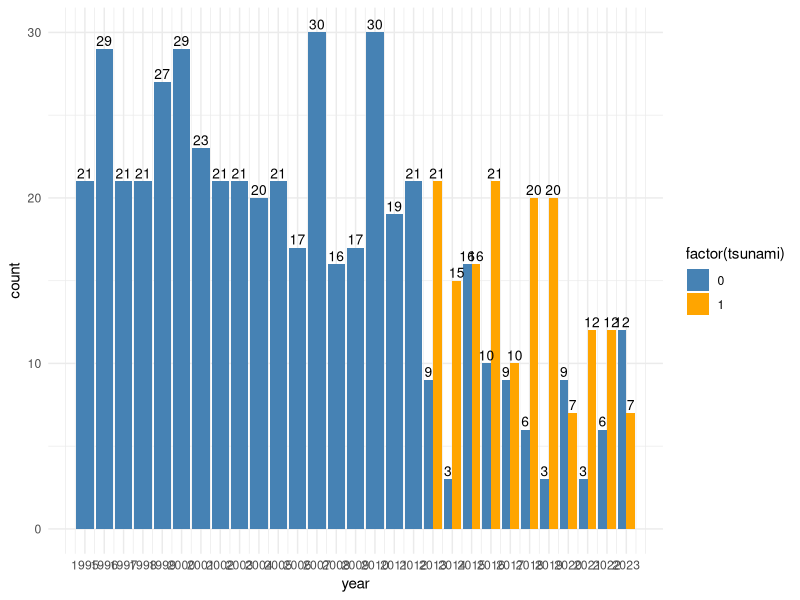
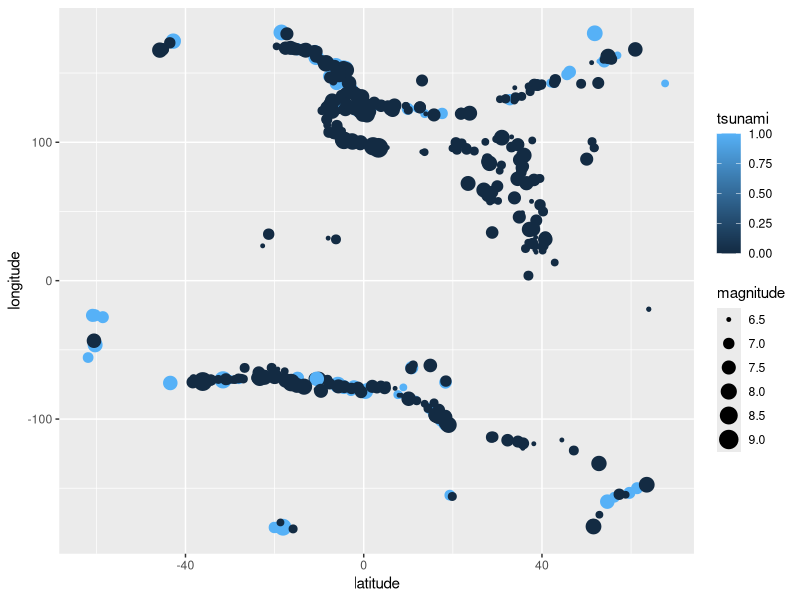
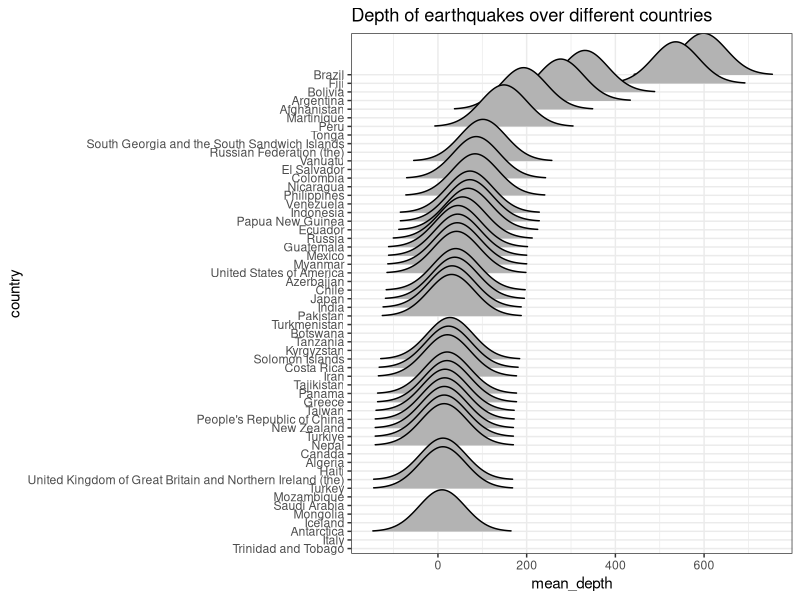
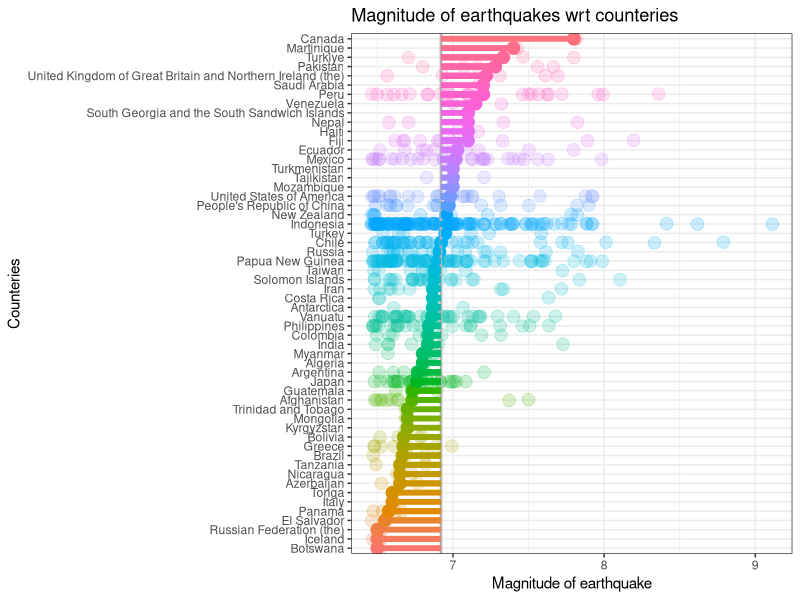

Recreate these plots in R, in order.

library(ggplot2)
library(dplyr)
library(forcats)
library(scales)
library(ggforce)
library(deldir)
library(ggridges)
library(viridis)
earthquake_frame <- read.csv("earthquakedata.csv")


#Pie year to no. of earthquakes percentage
# ggplot(earthquake_frame, aes(x="", y="", fill=year)) +
#   geom_bar(stat="identity", width=1) +
#   coord_polar("y", start=0)
# earthquake_frame %>% 
#   group_by(year) %>% 
#   mutate(cnt = n(),
#          pct = percent(cnt / nrow(.), accuracy = 1)) %>%
#   unique %>% ungroup %>% 
#   mutate(place = cumsum(cnt) - cnt/2) %>% 
#   ggplot(
#          aes(x = factor(1), weight = cnt, fill = factor(year))) + 
#   geom_bar(position = "stack") + 
#   scale_y_continuous(breaks = seq(0, length(year), length(year)/4), 
#                      labels = c("0", "25%", "50%", "75%", "100%")) + 
#   coord_polar(theta='y') +
#   geom_text(aes(x = 1.1, y = place, label = pct)) +
#   theme(axis.text.y = element_blank(), 
#         axis.title.y = element_blank(), 
#         axis.ticks.y = element_blank(),
#         axis.title.x = element_blank()) +
  # labs(fill = year)

#Bar graph
ggplot(earthquake_frame, aes(x = year, fill = factor(tsunami))) +
  geom_bar(position = "dodge") +
  geom_text(stat = "count", aes(label = ..count..), position = position_dodge(width = 0.9), vjust = -0.3, size = 3.5) +
  scale_fill_manual(values = c("steelblue", "orange")) +
  theme_minimal() +
  scale_x_continuous(breaks = unique(earthquake_frame$year))

#Point plot longi vs lati
ggplot(earthquake_frame,aes(x= latitude,
           y = longitude,
      
           size = magnitude,
           color = tsunami)) +
  geom_point()
 

#Density dmin , depth vs country
earthquake_frame %>%
  group_by(country) %>%
  mutate(mean_depth = mean(depth)) %>%
  ungroup() %>%
  mutate(country = fct_reorder(country, mean_depth)) %>%
  ggplot(aes(x = mean_depth, y = country, fill = dmin)) +
  geom_density_ridges_gradient(scale = 3, rel_min_height = 0.01,
                               alpha = 5) +
  scale_fill_viridis(name = "dmin", limits = range(earthquake_frame$dmin)) +
  labs(title = 'Depth of earthquakes over different countries') +
  theme_bw() +
  theme(
    legend.position = "none",
    panel.spacing = unit(0.1, "lines"),
    strip.text.x = element_text(size = 8)
  )


#Box_plot with jitter ,country vs magni (mean)
earthquake_frame %>%
  group_by(country) %>%
  mutate(mean_by_country = mean(magnitude)) %>%
  ungroup() %>%
  mutate(country = fct_reorder(country, mean_by_country)) %>%
  ggplot(aes(country, magnitude, colour = country,
             show.legend = F)) +
  coord_flip() +
  geom_jitter(show.legend = F,
              size = 4,
              alpha = 0.2,
              width = 0.05) +
  stat_summary(fun = mean, geom = "point", size = 4, show.legend = F) +
  geom_hline(aes(yintercept = mean(magnitude)),
             colour = "gray70",
             size = 0.9) +
  geom_segment(aes(x = country, xend = country,
                   y = mean(magnitude), yend = mean_by_country),
               size = 2, show.legend = F) +
  labs(title = "Magnitude of earthquakes wrt counteries",
       x = "Counteries",
       y = "Magnitude of earthquake") +
  theme(legend.position = "none") +
  theme_bw()
